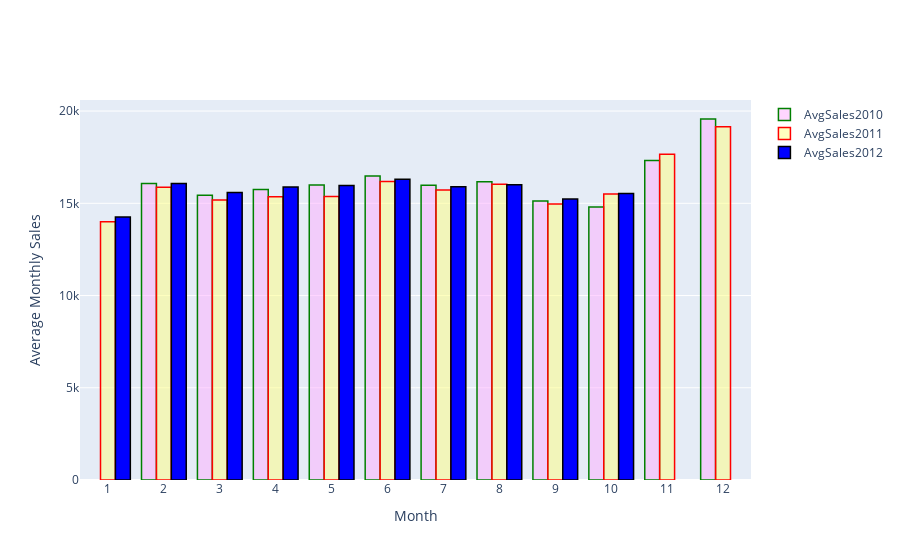

This figure's notebook cell:
### Markdown cell above
**Average Monthly Sales - Per Year**

### Code cell
sales2010 = merged[(merged.Year == 2010)].groupby('Month')['Weekly_Sales'].mean().to_dict()
df2010 = pd.DataFrame(list(sales2010.items()), columns=['Month', 'AvgSales2010'])

sales2011 = merged[merged.Year == 2011].groupby('Month')['Weekly_Sales'].mean().to_dict()
df2011 = pd.DataFrame(list(sales2011.items()), columns=['Month', 'AvgSales2011'])

sales2012 = merged[merged.Year == 2012].groupby('Month')['Weekly_Sales'].mean().to_dict()
df2012 = pd.DataFrame(list(sales2012.items()), columns=['Month', 'AvgSales2012'])

monthly_merged = df2010.merge(df2011, how='right', on='Month').merge(df2012, how='left', on='Month')

import plotly.graph_objs as go
# create trace1 
trace1 = go.Bar(
                x = df2010.Month,
                y = df2010.AvgSales2010,
                name = "AvgSales2010",
                marker = dict(color = 'rgba(255, 174, 255, 0.5)',
                             line=dict(color='green',width=1.5)))
# create trace2 
trace2 = go.Bar(
                x = df2011.Month,
                y = df2011.AvgSales2011,
                name = "AvgSales2011",
                marker = dict(color = 'rgba(255, 255, 128, 0.5)',
                              line=dict(color='red',width=1.5)))

# create trace3 
trace3 = go.Bar(
                x = df2012.Month,
                y = df2012.AvgSales2012,
                name = "AvgSales2012",
                marker = dict(color = 'Blue',
                              line=dict(color='rgb(0,0,0)',width=1.5)))
data = [trace1, trace2, trace3]
layout = go.Layout(barmode = "group",
                   xaxis_title="Month",
                   yaxis_title="Average Monthly Sales")
fig = go.Figure(data = data, layout = layout)
fig.update_xaxes( dtick=1)
fig.show()

### Figure 1 — Plotly figure (JSON) as saved in the notebook; plotly's stock layout.template omitted (floating-point values rounded to 4 significant figures)
{"data": [{"marker": {"color": "rgba(255, 174, 255, 0.5)", "line": {"color": "green", "width": 1.5}}, "name": "AvgSales2010", "type": "bar", "x": [2, 3, 4, 5, 6, 7, 8, 9, 10, 11, 12], "y": [16080.0, 15430.0, 15750.0, 16000.0, 16490.0, 15970.0, 16170.0, 15120.0, 14810.0, 17320.0, 19570.0]}, {"marker": {"color": "rgba(255, 255, 128, 0.5)", "line": {"color": "red", "width": 1.5}}, "name": "AvgSales2011", "type": "bar", "x": [1, 2, 3, 4, 5, 6, 7, 8, 9, 10, 11, 12], "y": [14000.0, 15870.0, 15180.0, 15360.0, 15370.0, 16190.0, 15720.0, 16030.0, 14960.0, 15500.0, 17660.0, 19150.0]}, {"marker": {"color": "Blue", "line": {"color": "rgb(0,0,0)", "width": 1.5}}, "name": "AvgSales2012", "type": "bar", "x": [1, 2, 3, 4, 5, 6, 7, 8, 9, 10], "y": [14250.0, 16080.0, 15590.0, 15890.0, 15970.0, 16310.0, 15890.0, 16000.0, 15240.0, 15530.0]}], "layout": {"barmode": "group", "xaxis": {"dtick": 1, "title": {"text": "Month"}}, "yaxis": {"title": {"text": "Average Monthly Sales"}}}}
